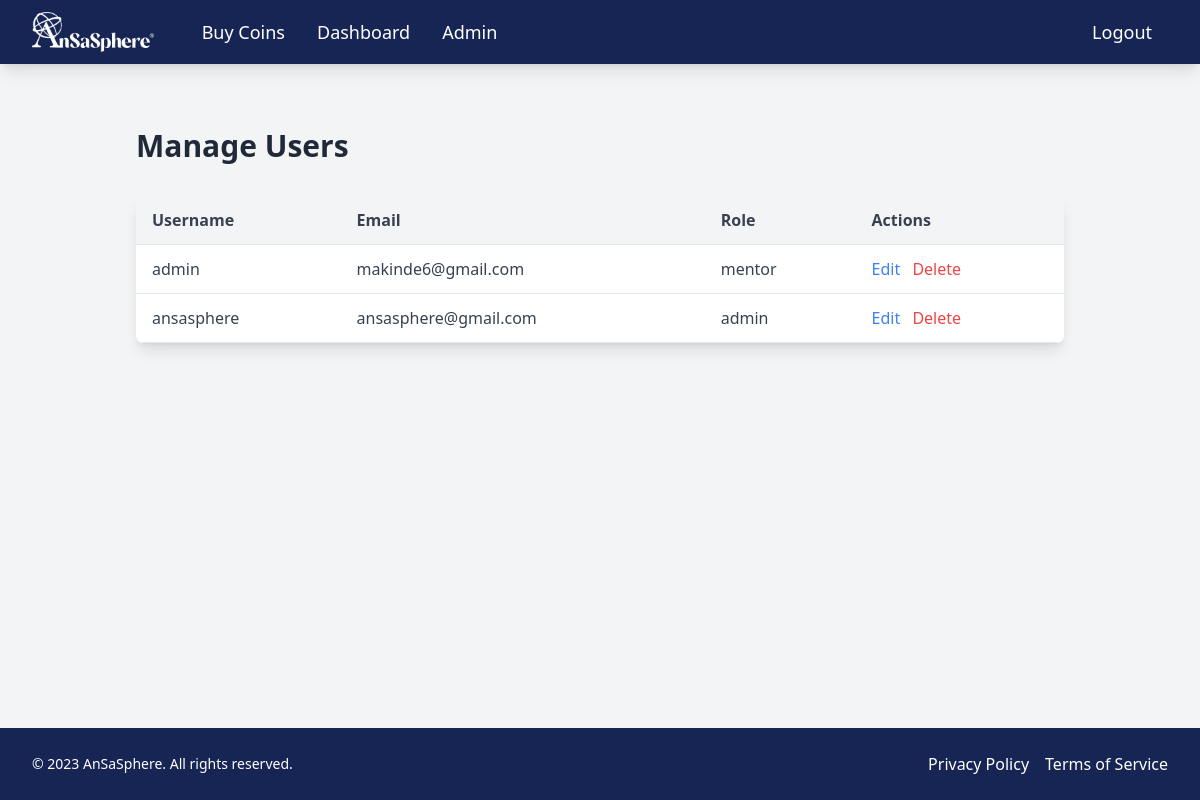
Page /admin_dashboard/users/ (signed in) on the earlier database version.
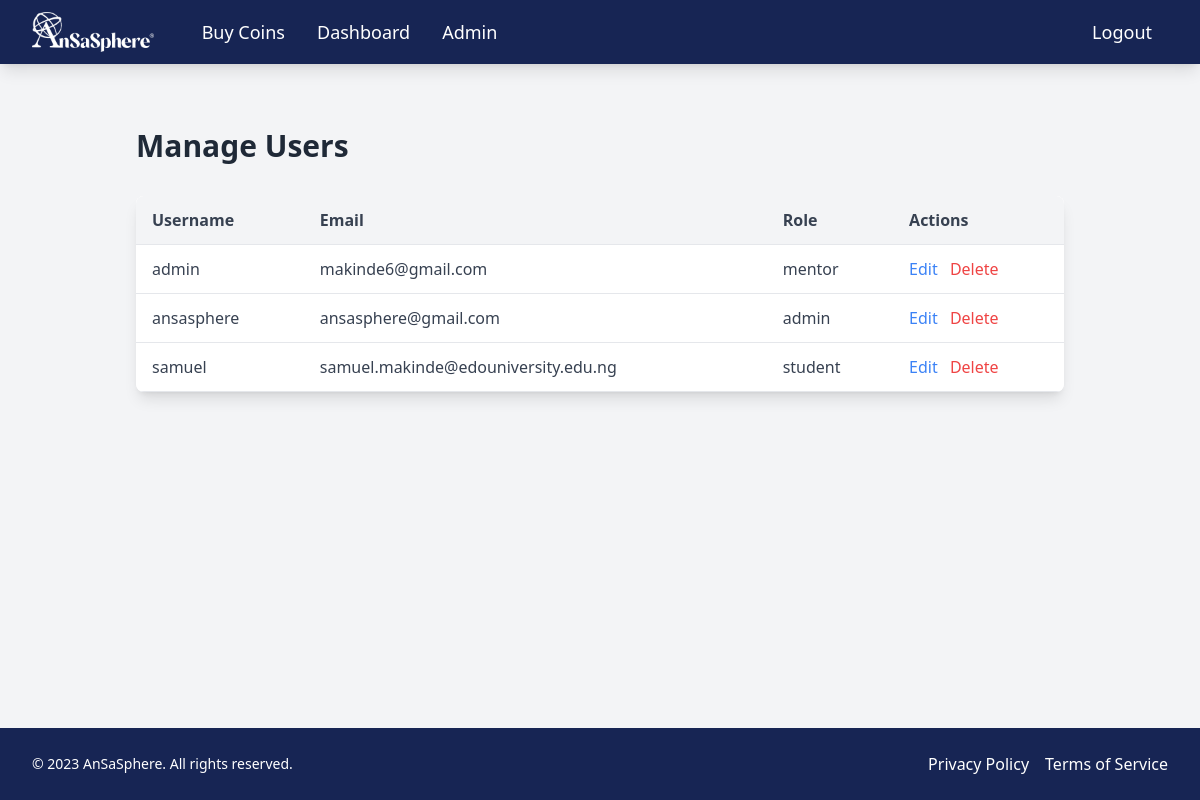
Same page on the later database version.
### eduPathCare/models.py (models this page shows, shortened)
class User(AbstractBaseUser, PermissionsMixin):
    ROLE_CHOICES = [
        ('student', 'Student'),
        ('mentor', 'Mentor'),
        ('admin', 'Admin'),
    ]
    user_id = models.AutoField(primary_key=True)
    username = models.CharField(max_length=150, unique=True)
    email = models.EmailField(unique=True)
    role = models.CharField(max_length=10, choices=ROLE_CHOICES, default='student')
    first_name = models.CharField(max_length=50)
    last_name = models.CharField(max_length=50)
    profile_picture = models.ImageField(upload_to='profile_pics/', blank=True, null=True)
    bio = models.TextField(blank=True, null=True)
    is_staff = models.BooleanField(default=False)
    is_superuser = models.BooleanField(default=False)
    created_at = models.DateTimeField(auto_now_add=True)
    updated_at = models.DateTimeField(auto_now=True)
    coins = models.PositiveIntegerField(default=0)  # Add this line to track coins
    otp = models.CharField(max_length=6, blank=True, null=True)  # Add OTP field
    is_verified = models.BooleanField(default=False)  # Add verification status field
    objects = UserManager()
    USERNAME_FIELD = 'email'
    REQUIRED_FIELDS = ['username']

### eduPathCare/views_admin.py (the view)
@login_required
@user_passes_test(lambda u: u.is_superuser)
def manage_users(request):
    users = User.objects.all()
    return render(request, 'admin/manage_users.html', {'users': users})

### eduPathCare/templates/admin/manage_users.html (shortened to what this page needs)
{% extends 'base.html' %}
{% block content %}
<div class="container mx-auto px-4 py-8">
    <h1 class="text-3xl font-bold mb-8 text-gray-800">Manage Users</h1>
    <div class="overflow-x-auto bg-white rounded-lg shadow-lg">
        <table class="min-w-full bg-white">
            <thead class="bg-gray-100">
                <tr>
                    <th class="py-3 px-4 border-b text-left text-gray-700">Username</th>
                    <th class="py-3 px-4 border-b text-left text-gray-700">Email</th>
                    <th class="py-3 px-4 border-b text-left text-gray-700">Role</th>
                    <th class="py-3 px-4 border-b text-left text-gray-700">Actions</th>
                </tr>
            </thead>
            <tbody>
                {% for user in users %}
                <tr class="hover:bg-gray-50 transition duration-200 ease-in-out">
                    <td class="py-3 px-4 border-b text-gray-700">{{ user.username }}</td>
                    <td class="py-3 px-4 border-b text-gray-700">{{ user.email }}</td>
                    <td class="py-3 px-4 border-b text-gray-700">{{ user.role }}</td>
                    <td class="py-3 px-4 border-b">
                        <a href="#" class="text-blue-500 hover:text-blue-600 transition duration-200 ease-in-out">Edit</a>
                        <a href="#" class="text-red-500 hover:text-red-600 ml-2 transition duration-200 ease-in-out">Delete</a>
                    </td>
                </tr>
                {% endfor %}
            </tbody>
        </table>
    </div>
</div>
{% endblock %}

Differences in the rows shown:
added User: username "samuel", email "samuel.makinde@edouniversity.edu.ng", role "student"
